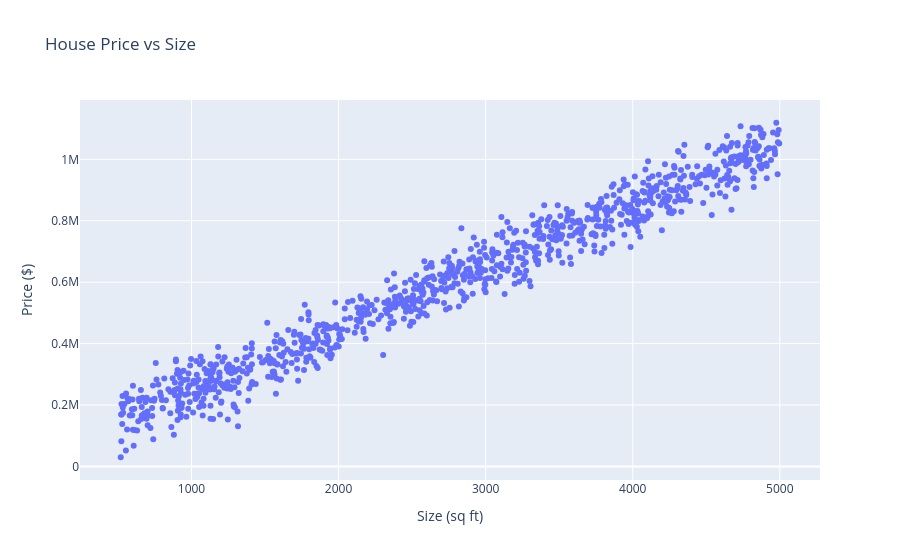

This figure's notebook cell:
### Code cell
px.scatter(x=house_prices['size'], y=house_prices['price'], title='House Price vs Size', labels={'x': 'Size (sq ft)', 'y': 'Price ($)'})

### Figure 1 — Plotly figure (JSON) as saved in the notebook; plotly's stock layout.template omitted (floating-point values rounded to 4 significant figures; data arrays with more than 128 entries replaced by an {"elided": "..."} marker saying what was removed)
{"data": [{"hovertemplate": "Size (sq ft)=%{x}<br>Price ($)=%{y}<extra></extra>", "legendgroup": "", "marker": {"color": "#636efa", "symbol": "circle"}, "mode": "markers", "name": "", "orientation": "v", "showlegend": false, "type": "scatter", "x": {"elided": "1000 int values"}, "xaxis": "x", "y": {"elided": "1000 int values"}, "yaxis": "y"}], "layout": {"legend": {"tracegroupgap": 0}, "title": {"text": "House Price vs Size"}, "xaxis": {"anchor": "y", "domain": [0, 1], "title": {"text": "Size (sq ft)"}}, "yaxis": {"anchor": "x", "domain": [0, 1], "title": {"text": "Price ($)"}}}}
